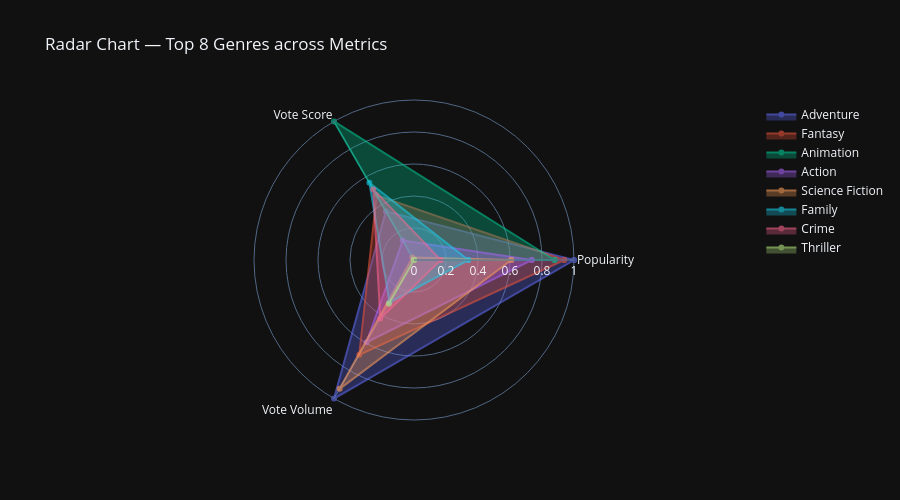

Notebook source saved alongside this figure:
### Code cell
# ── Radar chart: top 8 genres across 3 metrics ───────────────────────────────
top8 = genre_stats.head(8)

# Normalize 0-1
for col in ['Avg_Popularity','Avg_Vote','Avg_VoteCount']:
    top8[col+'_n'] = (top8[col] - top8[col].min()) / (top8[col].max() - top8[col].min())

metrics = ['Avg_Popularity_n','Avg_Vote_n','Avg_VoteCount_n']
metric_names = ['Popularity','Vote Score','Vote Volume']

fig = go.Figure()
for _, row in top8.iterrows():
    vals = [row[m] for m in metrics]
    vals += [vals[0]]
    fig.add_trace(go.Scatterpolar(
        r=vals, theta=metric_names+[metric_names[0]],
        fill='toself', name=row['Genre'], opacity=0.6
    ))

fig.update_layout(
    polar=dict(radialaxis=dict(visible=True, range=[0,1])),
    title='Radar Chart — Top 8 Genres across Metrics',
    template='plotly_dark', height=500
)
fig.show()

### Figure 1 — Plotly figure (JSON) as saved in the notebook; plotly's stock layout.template omitted (floating-point values rounded to 4 significant figures)
{"data": [{"fill": "toself", "name": "Adventure", "opacity": 0.6, "r": [1, 0.3507, 1, 1], "theta": ["Popularity", "Vote Score", "Vote Volume", "Popularity"], "type": "scatterpolar"}, {"fill": "toself", "name": "Fantasy", "opacity": 0.6, "r": [0.9387, 0.4666, 0.6846, 0.9387], "theta": ["Popularity", "Vote Score", "Vote Volume", "Popularity"], "type": "scatterpolar"}, {"fill": "toself", "name": "Animation", "opacity": 0.6, "r": [0.8788, 1, 0, 0.8788], "theta": ["Popularity", "Vote Score", "Vote Volume", "Popularity"], "type": "scatterpolar"}, {"fill": "toself", "name": "Action", "opacity": 0.6, "r": [0.7358, 0.1401, 0.5936, 0.7358], "theta": ["Popularity", "Vote Score", "Vote Volume", "Popularity"], "type": "scatterpolar"}, {"fill": "toself", "name": "Science Fiction", "opacity": 0.6, "r": [0.6081, 0.01879, 0.9299, 0.6081], "theta": ["Popularity", "Vote Score", "Vote Volume", "Popularity"], "type": "scatterpolar"}, {"fill": "toself", "name": "Family", "opacity": 0.6, "r": [0.3394, 0.5578, 0.3056, 0.3394], "theta": ["Popularity", "Vote Score", "Vote Volume", "Popularity"], "type": "scatterpolar"}, {"fill": "toself", "name": "Crime", "opacity": 0.6, "r": [0.1668, 0.5094, 0.4215, 0.1668], "theta": ["Popularity", "Vote Score", "Vote Volume", "Popularity"], "type": "scatterpolar"}, {"fill": "toself", "name": "Thriller", "opacity": 0.6, "r": [0, 0, 0.3153, 0], "theta": ["Popularity", "Vote Score", "Vote Volume", "Popularity"], "type": "scatterpolar"}], "layout": {"height": 500, "polar": {"radialaxis": {"range": [0, 1], "visible": true}}, "title": {"text": "Radar Chart — Top 8 Genres across Metrics"}}}
